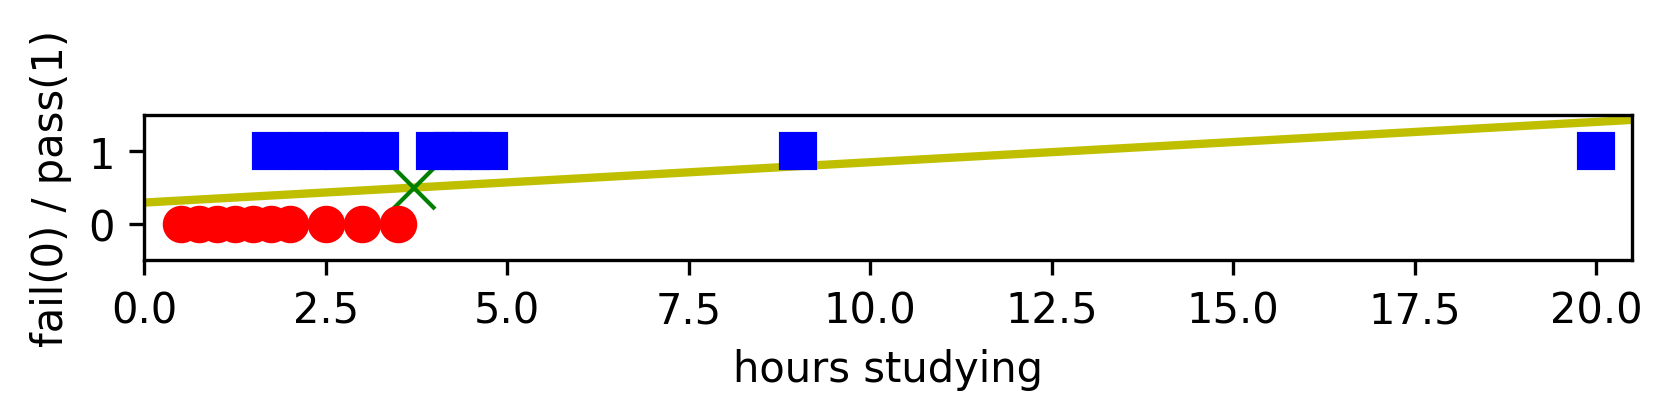

This chart was generated by the following Python code:
# list of points 
import numpy as np 
import matplotlib.pyplot as plt
# from scipy.spatial.distance import cdist
from sklearn import datasets, linear_model
np.random.seed(22)

means = [[2, 2], [4, 2]]
cov = [[.3, .2], [.2, .3]]
N = 10

X0 = np.array([.5, .75, 1, 1.25, 1.5, 1.75, 2, 2.5, 3, 3.5])
y0 = np.zeros_like(X0)

X1 = np.array([1.75, 2.25, 2.75, 3.25, 4, 4.25, 4.5, 4.75, 9, 20])
y1 = np.ones_like(X1)

X = np.concatenate((X0, X1)).reshape(len(X0) + len(X1), 1)
y = np.concatenate((y0, y1)).reshape(len(X0) + len(X1), 1)

one = np.ones((X.shape[0], 1))
Xbar = np.concatenate((one, X), axis = 1)

regr = linear_model.LinearRegression(fit_intercept=False) # fit_intercept = False for calculating the bias
regr.fit(Xbar, y)

w = regr.coef_ 
print(w, w.shape)

xx = np.linspace(0, 21, 2)
yy = w[0][0] + w[0][1]*xx 

xx1 = (.5 -w[0][0])/w[0][1]
plt.plot(xx, yy, 'y-', linewidth = 2)
plt.plot(xx1, 0.5, 'gx', markersize=10)




plt.plot(X0, y0, 'ro', markersize = 8)
plt.plot(X1, y1, 'bs', markersize = 8)

plt.axis([0, 20.5, -.5, 1.5])
cur_axes = plt.gca()
plt.xlabel('hours studying')
plt.ylabel('fail(0) / pass(1)')
cur_axes.axes.get_yaxis().set_ticks([0, 1])
plt.axes().set_aspect('equal')
plt.savefig('ex1_lr.png', bbox_inches='tight', dpi = 300)
plt.show()
